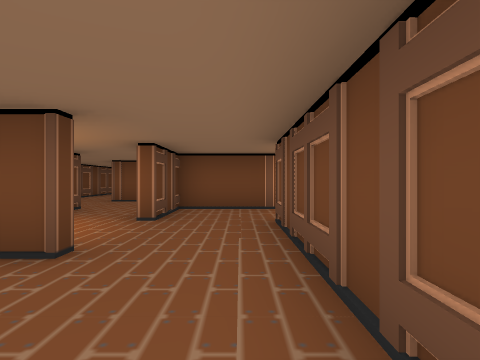
View 1 (above)

16 first-person views from a walk through a scene from a Unity 3-D project. The camera is 1.3 m above the floor, looks level and sees 75° across. The floor is counted in squares, 2 m on a side. Each view is taken from the middle of a square. On the plan, view 1 faces up. The plan holds only what a view shows up to about 10 squares ahead; the rest is blank. The place goes on beyond the plan. The player character is not drawn. Some animated figures are not drawn. Some surface patterns are stand-ins.

View 2
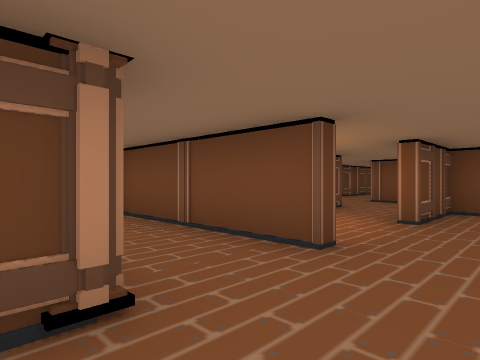

View 3
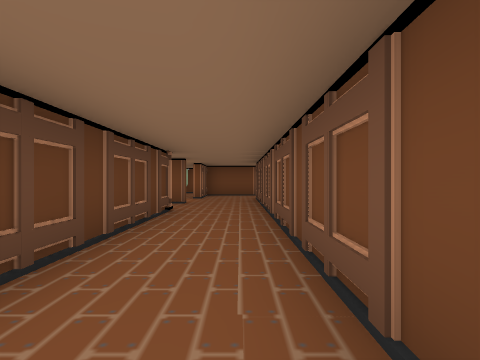

View 4
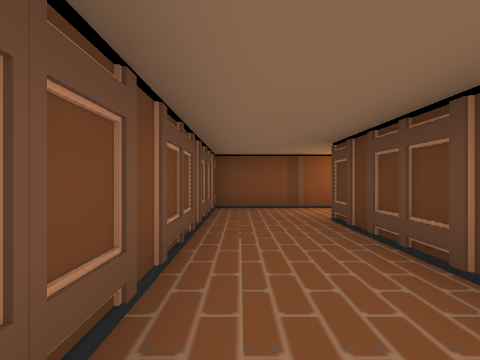

View 5
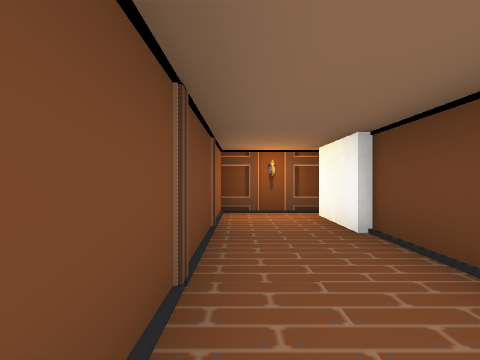

View 6
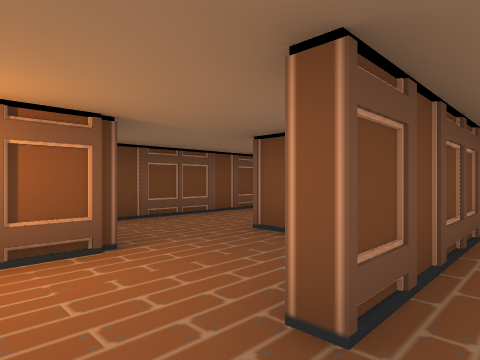

View 7
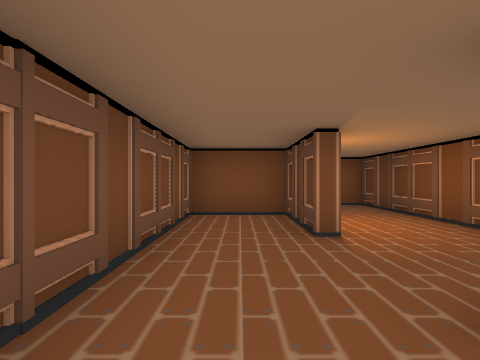

View 8
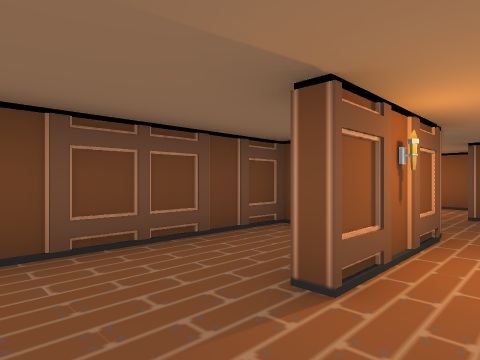

View 9
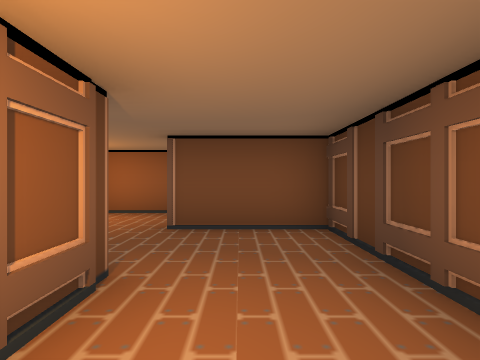

View 10
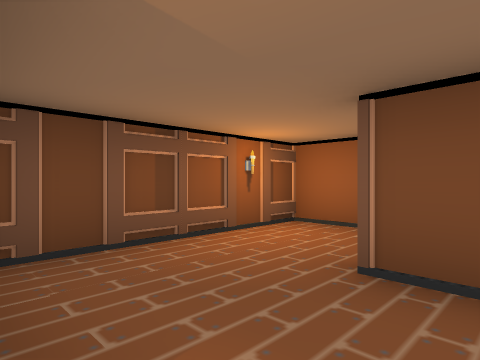

View 11
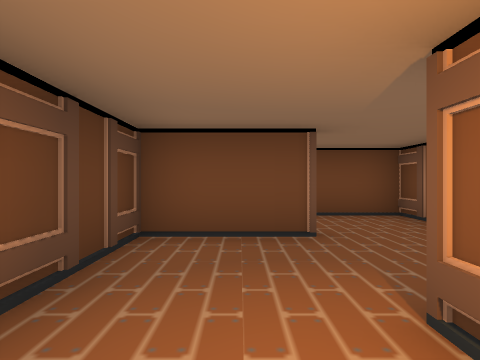

View 12
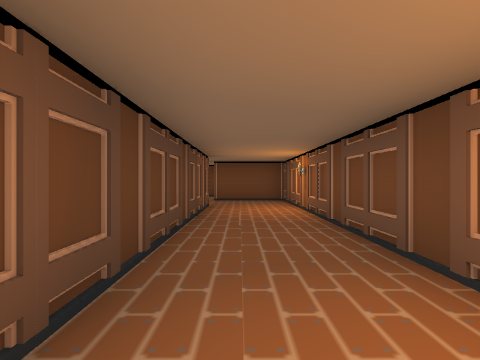

View 13
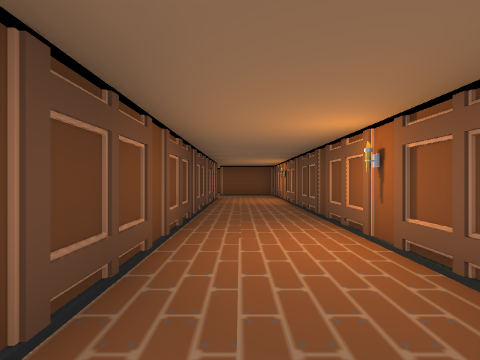

View 14
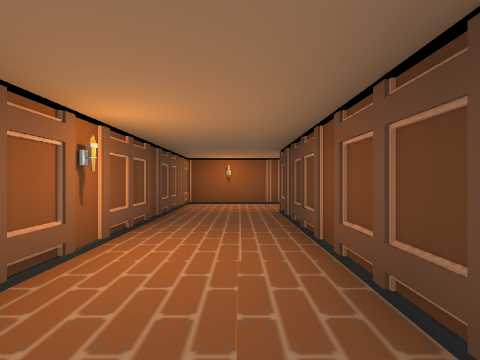

View 15
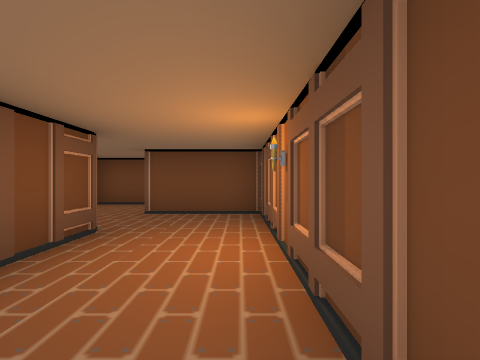

View 16
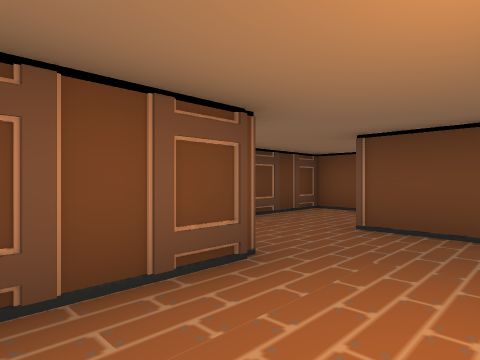

### Floor plan
Points are (right, up) in squares from view 1. A wall is a line through its corners. A room is listed if a view was taken in it or the views show most of it. See-through windows are left out.
Room 1 (views 1, 2, 3, 4, 5)
walls: (-1.5, 0.7) (-1.5, -6); (-1.5, 2.6) (-5.9, 2.6); (-5.8, 2.5) (-7.1, 2.5); (-8.2, 2.6) (-8.2, 0.6) (-5.4, 0.6); (-1.5, -8.2) (0.6, -8.2) (0.6, 3.4)
ways out: opening at (-0.5, 3)
Room 2 (view 6)
walls: (2.9, 4.6) (2.9, 5.6); (0.9, 7.1) (-1.5, 7.1) (-1.5, 5)
ways out: opening at (3, 4) to room 3; opening at (0, 5)
Room 3 (views 7, 8, 9, 11)
walls: (2.7, -0.2) (3.2, -0.2); (2.9, 2.6) (0.8, 2.6) (0.8, -1.5); (2.4, 2.7) (2.9, 2.7); (2.7, -1.7) (5, -1.7) (4.9, 4.8) (3.4, 4.8); (2.9, -2.1) (2.9, 0.4) (3.1, 0.4) (3.1, -1.9)
ways out: opening at (3, 4) to room 2; opening at (2, -2) to room 4
Room 4 (view 10)
walls: (5, -4.5) (5, -2.4); (3.2, -6.2) (5, -6.2); (0.8, -1.5) (0.8, -4.2) (3, -4.2)
ways out: opening at (2, -2) to room 3
Room 5 (views 12, 14, 15, 16)
walls: (5.2, 5.1) (5.2, -6.3); (7.4, -5.4) (7.4, 7.1) (5.1, 7.1); (5, -6.2) (5, -4.5)
ways out: opening at (6.5, -6) to room 6; opening at (4.5, 7)
Room 6 (view 13)
walls: (4.9, -8.5) (6.5, -8.5); (7.4, -8.4) (7.4, -5.4)
ways out: opening at (6.5, -6) to room 5; opening at (5, -7.5)

Where each view was taken, in squares from view 1:
view 1: 0 up, 0 right, facing up
view 2: 0 up, 0 right, facing up-left
view 3: 6 down, 0 right, facing up
view 4: 1 down, 0 right, facing down
view 5: 1 up, 2 left, facing left
view 6: 6 up, 0 right, facing down-right
view 7: 4 up, 4 right, facing down
view 8: 2 up, 2 right, facing down-right
view 9: 0 up, 2 right, facing down
view 10: 2 down, 2 right, facing down-right
view 11: 1 down, 2 right, facing up
view 12: 3 down, 6 right, facing up
view 13: 6 down, 6 right, facing up
view 14: 0 up, 6 right, facing down
view 15: 1 up, 7 right, facing up
view 16: 3 up, 7 right, facing up-left
